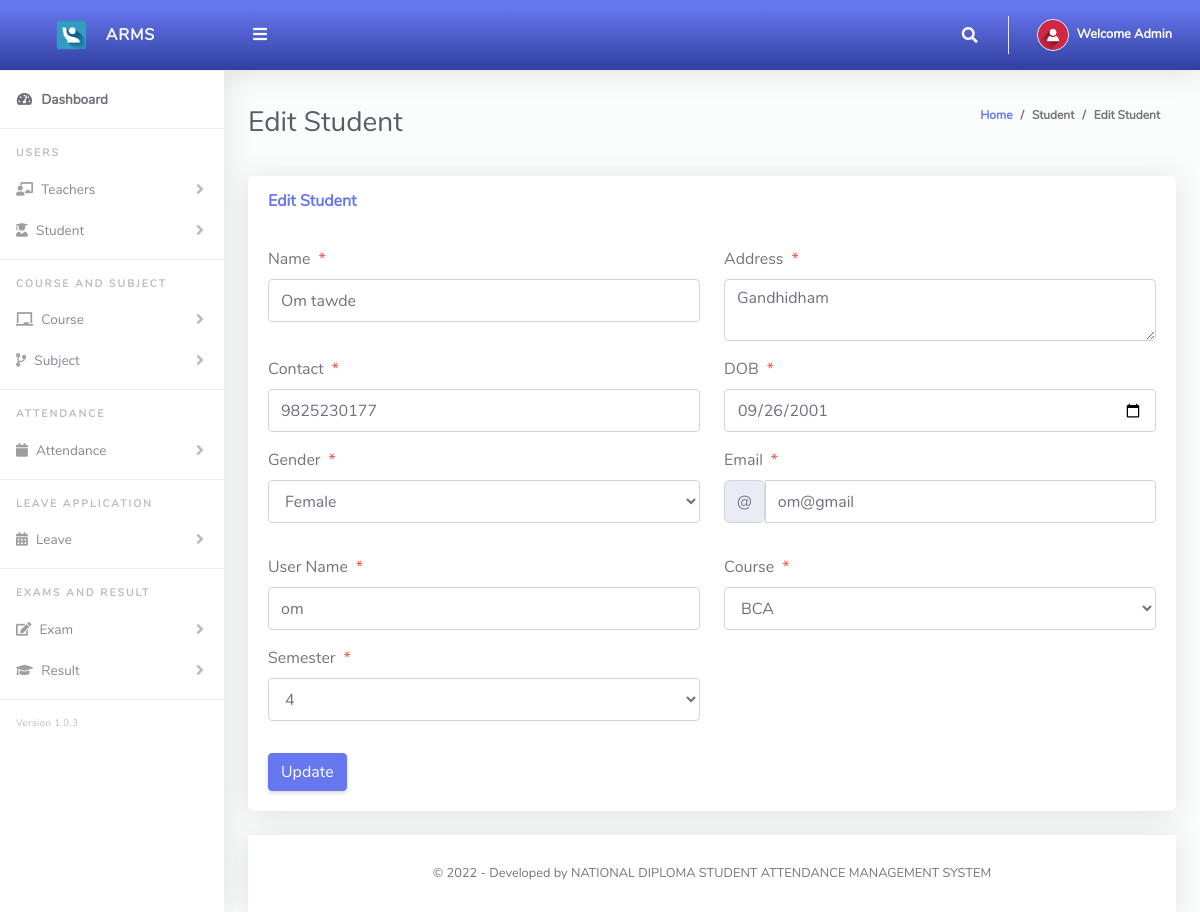
Page /main/edit.php?action=edit&Id=4&type=3 (signed in) on the committed database.
### tables this page shows
CREATE TABLE `users` (
  `ID` int(11) NOT NULL,
  `stdID` varchar(255) DEFAULT NULL,
  `Name` varchar(255) NOT NULL,
  `Add` varchar(255) NOT NULL,
  `Gender` varchar(10) NOT NULL,
  `DOB` date NOT NULL,
  `Contact` varchar(255) NOT NULL,
  `Course` int(11) DEFAULT NULL,
  `Semester` int(11) DEFAULT NULL,
  `Email` varchar(255) NOT NULL,
  `UserName` varchar(255) NOT NULL,
  `Password` varchar(255) NOT NULL,
  `Type` int(11) NOT NULL,
  `CreationDate` date NOT NULL DEFAULT current_timestamp(),
  `UpdationDate` date DEFAULT NULL,
  `status` tinyint(1) NOT NULL DEFAULT 1
);

CREATE TABLE `course` (
  `CourseID` int(11) NOT NULL,
  `CourseName` varchar(50) NOT NULL,
  `Years` varchar(50) NOT NULL,
  `CreationDate` date NOT NULL DEFAULT current_timestamp(),
  `UpdationDate` date DEFAULT NULL,
  `status` tinyint(1) NOT NULL DEFAULT 1
);

CREATE TABLE `semester` (
  `SemID` int(11) NOT NULL,
  `SemName` varchar(50) NOT NULL,
  `CreationDate` timestamp NOT NULL DEFAULT current_timestamp(),
  `UpdationDate` timestamp NULL DEFAULT NULL
);

### main/edit.php (the view, shortened to what this page needs)
<?php
include 'dbcon.php';
if (isset($_GET['Id'])) {
    $id = $_GET['Id'];
    $que = mysqli_query($conn, "SELECT * FROM `users`
    LEFT OUTER JOIN semester ON users.Semester = semester.SemID
    LEFT OUTER JOIN course ON users.Course = course.CourseID
    WHERE users.ID = '$id'");
    $row = mysqli_fetch_array($que);
}
?>
<!DOCTYPE html>
<html lang="en">
<head>
    <link href="../vendor/fontawesome-free/css/all.min.css" rel="stylesheet" type="text/css">
    <link href="../vendor/bootstrap/css/bootstrap.min.css" rel="stylesheet" type="text/css">
    <link href="css/ruang-admin.min.css" rel="stylesheet">
</head>
<body id="page-top">
    <div id="wrapper">
        <?php include "sidebar.php"; ?>
        <div id="content-wrapper" class="d-flex flex-column">
            <div id="content">
                <?php include "topbar.php"; ?>
                <div class="container-fluid" id="container-wrapper">
                    <div class="d-sm-flex align-items-center justify-content-between mb-4">
                        <h1 class="h3 mb-0 text-gray-800">Edit <?php if (isset($_GET['type']) && $_GET['type'] == '2') {
                                                                    echo "Class Teacher";
                                                                } else if (isset($_GET['type']) && $_GET['type'] == '1') {
                                                                    echo "Admin";
                                                                } else {
                                                                    echo "Student";
                                                                } ?></h1>
                        <ol class="breadcrumb">
                            <li class="breadcrumb-item"><a href="./">Home</a></li>
                            <li class="breadcrumb-item"><?php if (isset($_GET['type']) && $_GET['type'] == '2') {
                                                            echo "Class Teacher";
                                                        } else if (isset($_GET['type']) && $_GET['type'] == '1') {
                                                            echo "Admin";
                                                        } else {
                                                            echo "Student";
                                                        } ?></li>
                            <li class="breadcrumb-item active" aria-current="page">Edit <?php if (isset($_GET['type']) && $_GET['type'] == '2') {
                                                                                            echo "Class Teacher";
                                                                                        } else if (isset($_GET['type']) && $_GET['type'] == '1') {
                                                                                            echo "Admin";
                                                                                        } else {
                                                                                            echo "Student";
                                                                                        } ?></li>
                        </ol>
                    </div>
                    <div class="row">
                        <div class="col-lg-12">
                            <div class="card mb-4">
                                <div class="card-header py-3 d-flex flex-row align-items-center justify-content-between">
                                    <h6 class="m-0 font-weight-bold text-primary">Edit <?php if (isset($_GET['type']) && $_GET['type'] == '2') {
                                                                                            echo "Class Teacher";
                                                                                        } else if (isset($_GET['type']) && $_GET['type'] == '1') {
                                                                                            echo "Admin";
                                                                                        } else {
                                                                                            echo "Student";
                                                                                        } ?></h6>
                                </div>
                                <div class="card-body">
                                    <form method="post">
                                        <div class="form-group row mb-3">
                                            <div class="col-xl-6">
                                                <label class="form-control-label">Name<span class="text-danger ml-2">*</span></label>
                                                <input type="text" class="form-control" required name="inputName4" id="exampleInputFirstName" value="<?php echo $row['Name'] ?>">
                                            </div>
                                            <div class="col-xl-6">
                                                <label class="form-control-label">Address<span class="text-danger ml-2">*</span></label>
                                                <textarea class="form-control" required name="inputAddress4" id="exampleInputFirstName"><?php echo $row['Add'] ?></textarea>
                                            </div>
                                        </div>
                                        <div class="form-group row mb-3">
                                            <div class="col-xl-6">
                                                <label class="form-control-label">Contact<span class="text-danger ml-2">*</span></label>
                                                <input type="text" class="form-control" required name="inputContact4" id="exampleInputFirstName" value="<?php echo $row['Contact'] ?>">
                                            </div>
                                            <div class="col-xl-6">
                                                <label class="form-control-label">DOB<span class="text-danger ml-2">*</span></label>
                                                <input type="date" class="form-control" name="inputDate4" id="exampleInputFirstName" value="<?php echo $row['DOB'] ?>">
                                            </div>
                                        </div>
                                        <div class="form-group row mb-3">
                                            <div class="col-xl-6">
                                                <label class="form-control-label">Gender<span class="text-danger ml-2">*</span></label>
                                                <select required name="inputGender4" class="form-control mb-3">
                                                    <?php
                                                    if($row['Gender'] == 'male'){
                                                        echo "<option value='Male' selected>Male</option>
                                                    <option value='Female'>Female</option>";
                                                    }else{
                                                        echo "<option value='Male'>Male</option>
                                                    <option value='Female' selected >Female</option>";
                                                    }
                                                    ?>
                                                </select>
                                            </div>
                                            <div class="col-xl-6">
                                                <label class="form-control-label">Email<span class="text-danger ml-2">*</span></label>
                                                <div class="input-group">
                                                    <div class="input-group-text">@</div>
                                                    <input type="email" class="form-control" required name="inputEmail4" id="exampleInputFirstName" value="<?php echo $row['Email'] ?>">
                                                </div>
                                            </div>
                                        </div>
                                        <div class="form-group row mb-3">
                                            <div class="col-xl-6">
                                                <label class="form-control-label">User Name<span class="text-danger ml-2">*</span></label>
                                                <input type="text" class="form-control" required name="inputUsername4" id="exampleInputFirstName" value="<?php echo $row['UserName'] ?>">
                                            </div>
                                            <?php if (isset($_GET['type']) && $_GET['type'] == '3') { ?>
                                                <div class="col-xl-6">
                                                    <label class="form-control-label">Course<span class="text-danger ml-2">*</span></label>
                                                    <?php
                                                    $qry = "SELECT * FROM course";
                                                    $result = $conn->query($qry);
                                                    $num = $result->num_rows;
                                                    if ($num > 0) {
                                                        echo ' <select required name="inputCourse4" class="form-control mb-3">';
                                                        echo '<option value="'.$row['CourseID'].'">'.$row['CourseName'].'</option>';
                                                        echo '</select>';
                                                    }
                                                    ?>
                                                </div>
                                                <div class="col-xl-6">
                                                    <label class="form-control-label">Semester<span class="text-danger ml-2">*</span></label>
                                                    <?php
                                                    $qry = "SELECT * FROM semester";
                                                    $result = $conn->query($qry);
                                                    $num = $result->num_rows;
                                                    if ($num > 0) {
                                                        echo ' <select required name="inputSem4" class="form-control mb-3">';
                                                        echo '<option value="'.$row['SemID'].'">'.$row['SemName'].'</option>';
                                                        echo '</select>';
                                                    }
                                                    ?>
                                                </div>
                                            <?php } ?>
                                        </div>
                                        <button type="submit" name="update" class="btn btn-primary">Update</button>
                                    </form>
                                </div>
                            </div>
                        </div>
                    </div>
                    <?php include "footer.php"; ?>
                </div>
            </div>
</body>
</html>

### main/topbar.php (shortened to what this page needs)
<?php
  $query = "SELECT * FROM users WHERE Id = ".$_SESSION['userId']."";
  $rs = $conn->query($query);
  $rows = $rs->fetch_assoc();
  $fullName = $rows['Name'];
?>
<nav class="navbar navbar-expand navbar-light bg-gradient-primary topbar mb-4 static-top">
          <button id="sidebarToggleTop" class="btn btn-link rounded-circle mr-3">
            <i class="fa fa-bars"></i>
          </button>
          <ul class="navbar-nav ml-auto">
            <li class="nav-item dropdown no-arrow">
              <a class="nav-link dropdown-toggle" href="#" id="searchDropdown" role="button" data-toggle="dropdown"
                aria-haspopup="true" aria-expanded="false">
                <i class="fas fa-search fa-fw"></i>
              </a>
            </li>
            <li class="nav-item dropdown no-arrow">
              <a class="nav-link dropdown-toggle" href="#" id="userDropdown" role="button" data-toggle="dropdown"
                aria-haspopup="true" aria-expanded="false">
                <img class="img-profile rounded-circle" src="img/user-icn.png" style="max-width: 60px">
                <span class="ml-2 d-none d-lg-inline text-white small"><b>Welcome <?php echo $fullName;?></b></span>
              </a>
            </li>
          </ul>
        </nav>

### rows in the picture
users: Name "Admin"
users: inputName4 "Om tawde", inputAddress4 "Gandhidham", inputContact4 "9825230177", inputDate4 "09/26/2001", inputGender4 "Female", inputEmail4 "om@gmail", inputUsername4 "om", inputCourse4 "BCA", inputSem4 "4"
